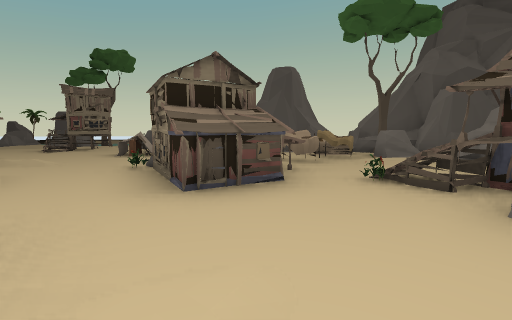
view 1 (above)

23 first-person views from a walk through a Unity game level. The camera is 1.3 m above the floor, tilts 6° down and sees 90° across. The floor is counted in squares, 2.4 m on a side. Each view is taken from the middle of a square. On the plan, view 1 faces up. The plan holds only what a view shows up to about 9 squares ahead; the rest is blank. The place goes on beyond the plan. The player is left out. Door leaves are left out, so doorways stand open.

view 2
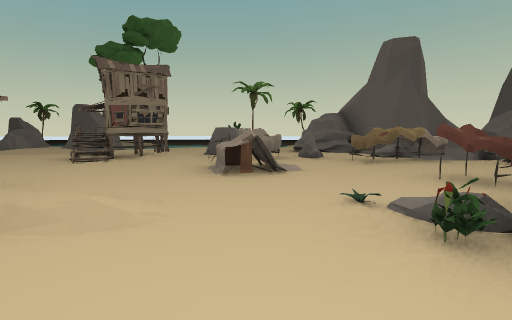

view 3
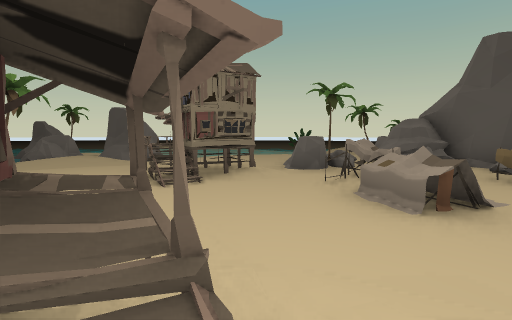

view 4
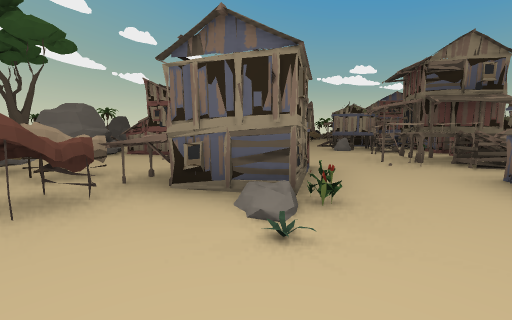

view 5
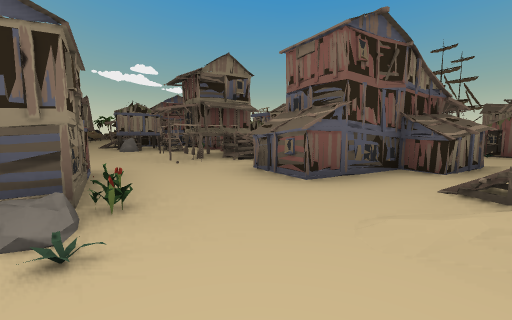

view 6
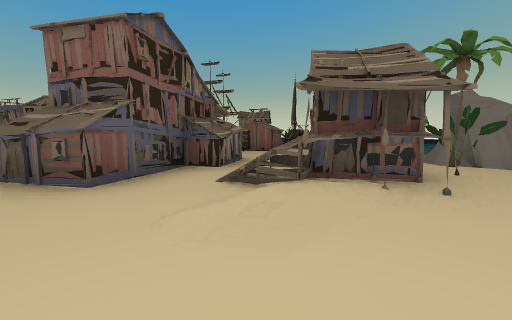

view 7
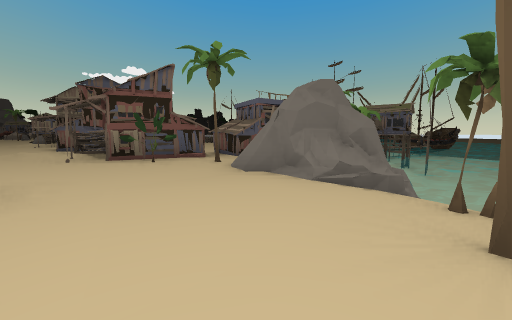

view 8
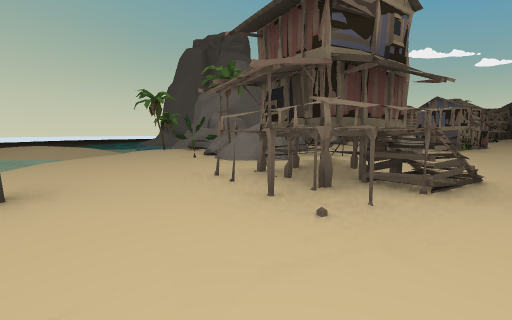

view 9
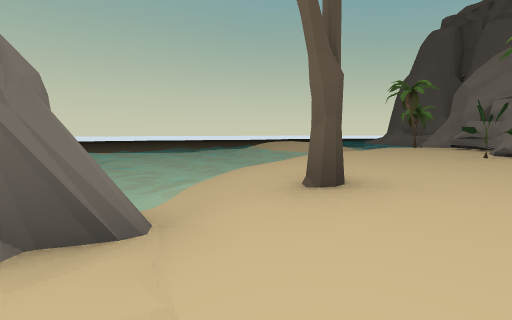

view 10
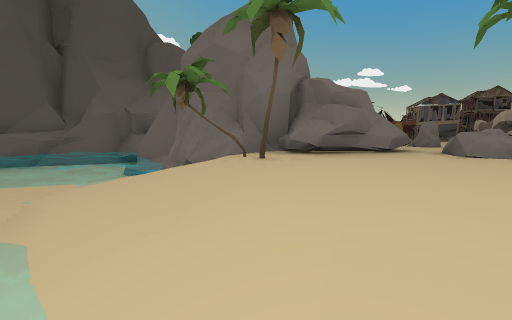

view 11
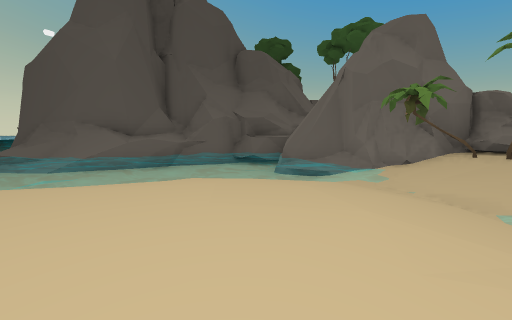

view 12
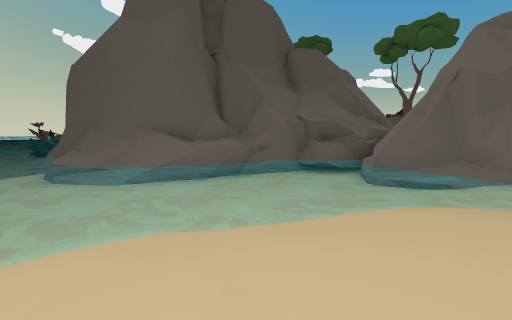

view 13
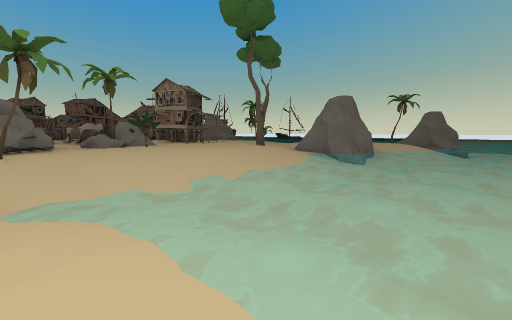

view 14
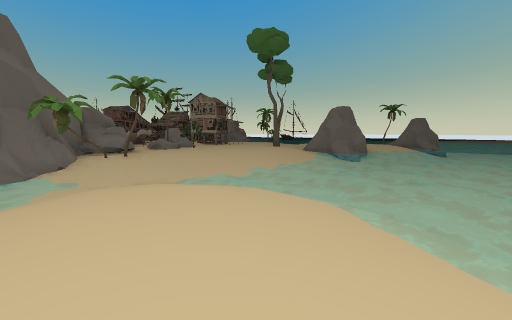

view 15
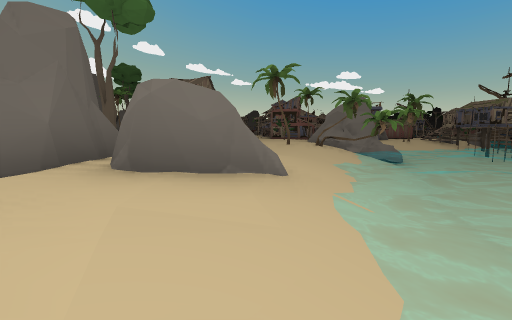

view 16
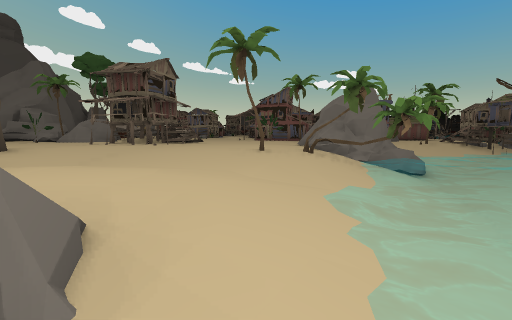

view 17
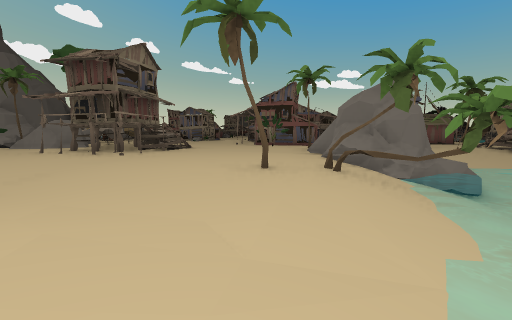

view 18
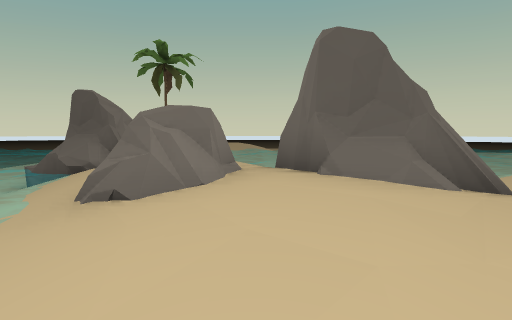

view 19
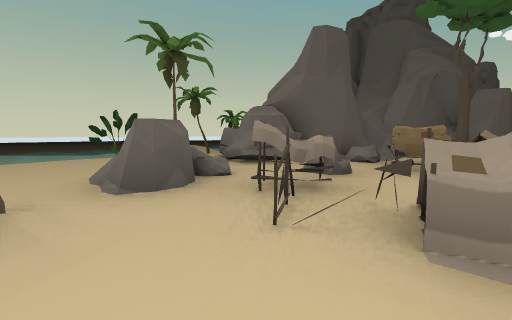

view 20
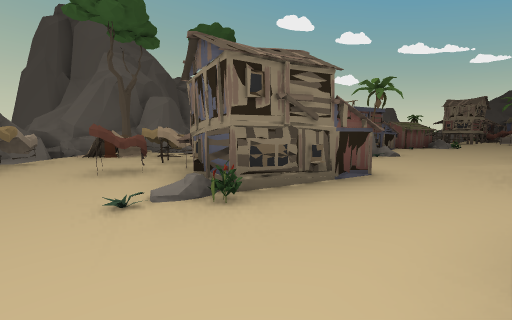

view 21
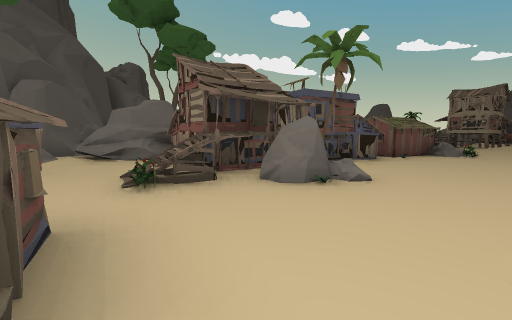

view 22
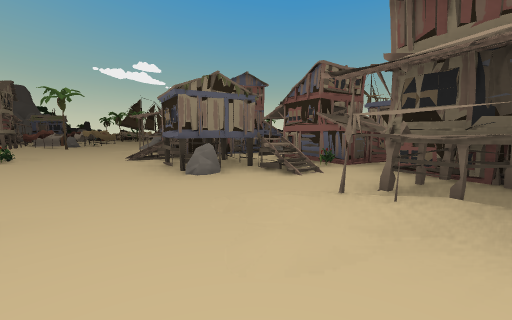

view 23
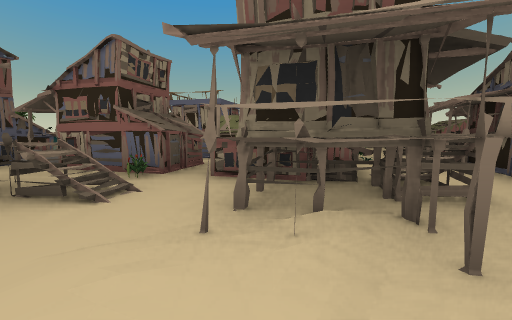

### Floor plan
Key: @ floor where view 1 was taken; # wall or solid block; . main floor; - floor 0.25 m lower than the main floor; / step, stairs or slope; = window, fence, low wall or low ledge; ~ water the walk can cross; ≈ water the walk keeps out of; ^ raised ledge; T tent; R tree; C rock; F flower; O other object.
Columns run from 16 left of view 1 to 11 right of it. Each row starts with its distance up from view 1.
 19      ≈≈≈≈≈≈≈≈≈≈~/-//≈≈≈≈≈≈≈^
 18    ≈≈≈≈≈≈≈≈≈≈≈~//-/~≈≈≈≈≈^#^
 17    ≈≈≈≈≈≈≈≈≈≈≈~/-//≈≈≈≈≈##
 16 ≈    ~≈≈≈≈≈≈≈≈~///~≈≈≈≈^#≈
 15 ≈##  /~≈≈≈~~~~~//~≈≈≈≈≈##
 14  ≈~R-/##~~///////~≈≈≈≈^##
 13   ~/#/##//-----RR##≈≈≈##
 12   ≈/=/-//R...C.C####^##
 11   ≈~/////...ORCCC#####
 10   ≈≈~//--OO.#CCC#####
  9   ≈≈~/R.-OOO#TC.CT=C##
  8   ≈≈~R-.../.TT.TT-.-R#
  7   ≈≈≈≈.--....T....T#####
  6   ≈≈≈###.O.....TTTT###
  5   ≈≈≈##.R##//. OOT./C#C
  4  ≈≈≈≈R O###/..FOO...##C
  3 ≈≈≈≈ ROOO =##..OOF###
  2 ≈≈≈###O -OO###....###
  1 ≈≈≈#  -O- ###OO...CRO
  0    O-OOOO ## OOO@.O.O
 -1       OO  OOOOO......OO
 -2    O       O  OF#C...COO
 -3    OO     OOO######.OC
 -4             OO ####..O.
 -5             OO ### O....
 -6                    O.../O
 -7                    O..RTTO

Where each view was taken, in squares from view 1:
view 1: 0 up, 0 right, facing up
view 2: 3 up, 3 left, facing up
view 3: 4 up, 5 left, facing up
view 4: 6 up, 3 left, facing down-right
view 5: 6 up, 3 left, facing down
view 6: 6 up, 3 left, facing down-left
view 7: 10 up, 9 left, facing down
view 8: 10 up, 9 left, facing right
view 9: 11 up, 9 left, facing up-right
view 10: 15 up, 3 left, facing down-right
view 11: 18 up, 1 left, facing down-right
view 12: 19 up, 1 right, facing down-right
view 13: 18 up, 1 left, facing down-left
view 14: 19 up, 1 right, facing down-left
view 15: 14 up, 14 left, facing down-right
view 16: 12 up, 13 left, facing down-right
view 17: 11 up, 12 left, facing down-right
view 18: 10 up, 11 left, facing up
view 19: 7 up, 5 left, facing up-right
view 20: 4 up, 4 left, facing right
view 21: 2 up, 1 left, facing right
view 22: 2 up, 0 right, facing down
view 23: 1 up, 0 right, facing down-left
